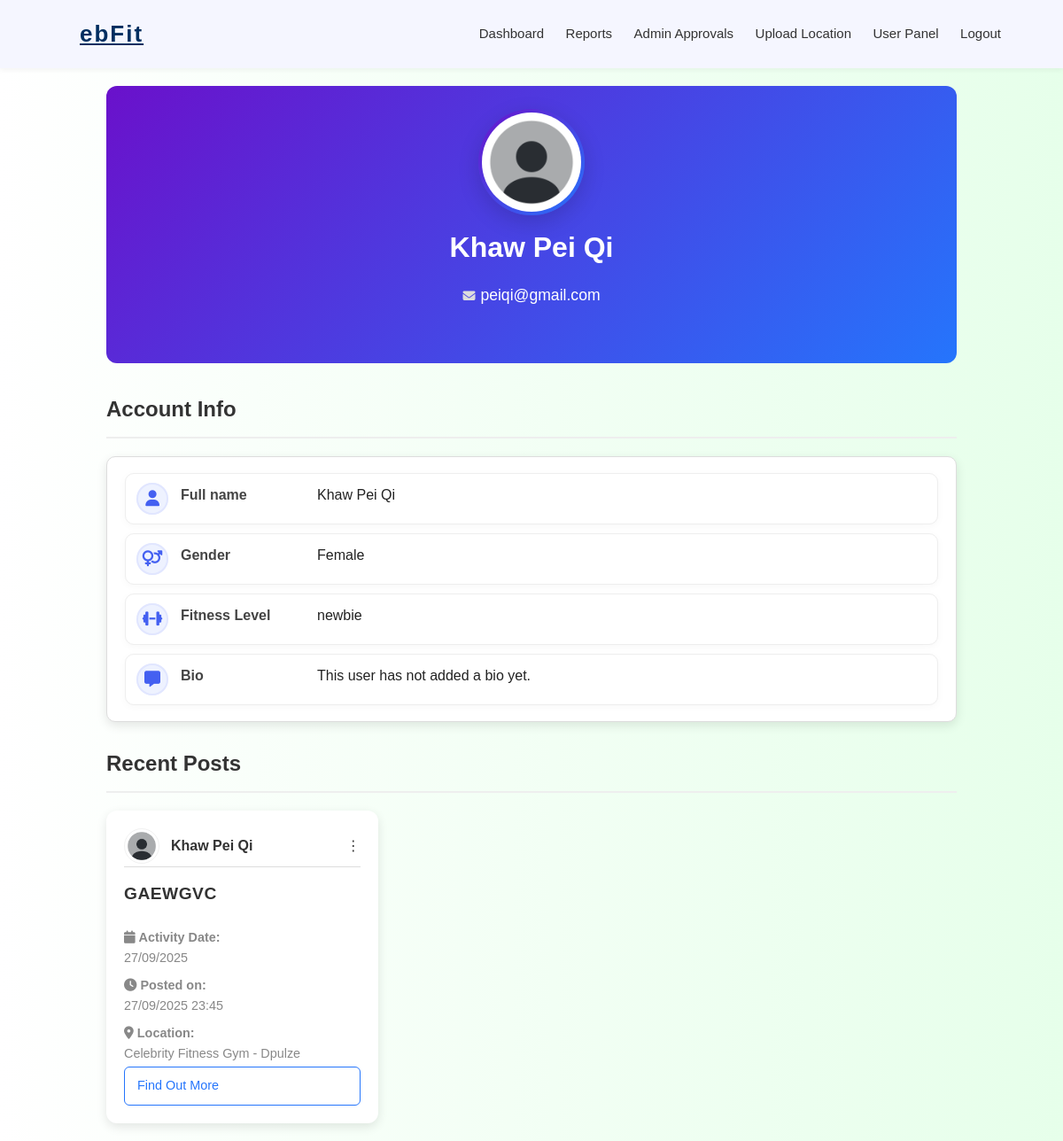
Page /profile/peiqi@gmail.com (signed in) on the committed database.
### app.py (models this page shows, shortened)
class User(db.Model, UserMixin):
    __tablename__ = "users"
    email = db.Column(db.String(255), primary_key=True)
    name = db.Column(db.String(100), nullable=False)
    gender = db.Column(db.String(10), nullable=False)
    sport_level = db.Column(db.String(50), nullable=False)
    security_question = db.Column(db.String(255), nullable=False)
    security_answer = db.Column(db.String(255), nullable=False)
    password = db.Column(db.String(255), nullable=False)
    image_file = db.Column(db.String(255), nullable=False, default="default_image.png")
    bio = db.Column(db.Text, default="This user has not added a bio yet.", nullable=False)
    role = db.Column(db.String(20), default="user")
    is_suspended = db.Column(db.Boolean, default=False) # True = account suspended (blocked from login)
    posts = db.relationship("Posts", back_populates="user", lazy=True, cascade="all, delete-orphan")

class Posts(db.Model):
    __tablename__ = "posts" # Explicitly name the table "posts"
    post_id = db.Column(db.Integer, primary_key=True) # Unique identifier for each post
    title = db.Column(db.String(200), nullable=False) # Short title of the post/activity
    content = db.Column(db.Text, nullable=False) # Full description of the activity
    location = db.Column(db.String(100), nullable=False) # Where the activity happens
    event_date = db.Column(db.Date, nullable=False) # Activity date
    start_time = db.Column(db.Time, nullable=False) # Activity start time
    end_time = db.Column(db.Time, nullable=False) # Activity end time
    date_posted = db.Column(db.DateTime, default=datetime.utcnow, nullable=False)
    post_status = db.Column(db.String(20), default="open")
    participants = db.Column(db.Integer, nullable=False) # Max or current number of participants
    image_filename = db.Column(db.String(200), nullable=True) # Optional: image uploaded for this post
    email = db.Column(db.String(255), db.ForeignKey("users.email"), nullable=False)  # Foreign key → link each post to the user who created it
    user = db.relationship("User", back_populates="posts")
    is_hidden = db.Column(db.Boolean, default=False) # If True → hide this post from public views

### app.py (the view)
@app.route("/profile/<string:email>")
@login_required
def profile_page(email): #Show a user's account information and their recent posts
    user = User.query.filter_by(email=email).first_or_404() # Target profile user
    recent_posts = (
        Posts.query.filter_by(email=user.email)
        .order_by(Posts.date_posted.desc()) # latest posts first
        .all()
    )
    for post in recent_posts:
        if post.date_posted:
            if post.date_posted.tzinfo is None:
                utc_time = pytz.utc.localize(post.date_posted)
                post.local_date_posted_value = utc_time.astimezone(MALAYSIA_TZ)
            else:
                post.local_date_posted_value = post.date_posted.astimezone(MALAYSIA_TZ)
        else:
            post.local_date_posted_value = None
    image_url = url_for(
        "static",
        filename=f"profile_pics/{user.image_file or 'default_image.png'}"
    )
    return render_template(
        "profile.html",
        user=user,
        image_url=image_url,
        recent_posts=recent_posts
    ) # Render profile template

### app.py (called while the page is built)
@app.context_processor
def notif_count():
    if current_user.is_authenticated:
        count = Notification.query.filter_by(email=current_user.email, is_read=False).count()
        return {"unread_count": count}
    return {"unread_count": 0}

@login_manager.user_loader
def load_user(user_id):
    return User.query.filter_by(email=user_id).first()

@app.context_processor
def inject_admin():
    email = session.get("admin_email")
    if email:
        current_admin = Admin.query.get(email)
        return dict(admin=current_admin)
    return dict(admin=None)

### templates/profile.html (shortened to what this page needs)
{% extends "base.html" %}
{% block content %}
<div class="profile">
    <div class="welcome profile-hero">
        <div class="avatar-wrap">
            <img class="avatar" src="{{ url_for('static', filename='profile_pics/' ~ (user.image_file or 'default.png')) }}">
        </div>
        <h1>{{ user.name }}</h1>
        <p class="email">
            <i class="fa-solid fa-envelope"></i>{{ user.email }}
        </p>
    </div>
    <h2 class="section-title">Account Info</h2>
    <div class="profile-info info-grid">
        <div class="info-row">
            <div class="info-icon"><i class="fa-solid fa-user"></i></div>
            <div class="info-label">Full name</div>
            <div class="info-value">{{ user.name }}</div>
        </div>
        <div class="info-row">
            <div class="info-icon"><i class="fa-solid fa-venus-mars"></i></div>
            <div class="info-label">Gender</div>
            <div class="info-value">{{ user.gender }}</div>
        </div>
        <div class="info-row">
            <div class="info-icon"><i class="fa-solid fa-dumbbell"></i></div>
            <div class="info-label">Fitness Level</div>
            <div class="info-value">{{ user.sport_level }}</div>
        </div>
        <div class="info-row info-row-bio">
            <div class="info-icon"><i class="fa-solid fa-message"></i></div>
            <div class="info-label">Bio</div>
            <div class="info-value">{{ user.bio or "-" }}</div>
        </div>
    </div>
    <div class="profile-posts">
        <h2 class="section-title">Recent Posts</h2>
        {% if recent_posts %}
            <div class="posts-grid">
               {% for post in recent_posts %}
                    <div class="post-card">
                        {% set author = post.user %}
                        {% set author_name = author.name if author else post.email %}
                        {% set author_image = author.image_file if author and author.image_file else 'default_image.png' %}
                        {% set author_email = author.email if author else post.email %}
                        <div class="author-wrapper">
                            <a href="{{ url_for('profile_page', email=author_email) }}" class="author-link">
                                <img src="{{ url_for('static', filename='profile_pics/' ~ author_image) }}"
                                    alt="{{ author_name }}'s profile picture"
                                    class="profile-pic">
                                <span class="author-name">{{ author_name }}</span>
                            </a>
                            {% if current_user.is_authenticated %}
                                <details class="author-menu">
                                    <summary class="menu-btn">⋮</summary>
                                </details>
                            {% endif %}
                        </div>
                        <hr class="solid-line2">
                        <div class="post-header">
                            <h3 class="post-title">
                                {{ post.title }}
                            </h3>
                        </div>
                        <p class="meta"><i class="fa-solid fa-calendar"></i>
                            <strong>Activity Date: </strong><br>
                            <span>{{ post.event_date.strftime('%d/%m/%Y') if post.event_date else '' }}</span>
                        </p>
                        <p class="meta">
                            <i class="fa-solid fa-clock"></i>
                            <strong>Posted on:</strong><br>
                            <span>{{ post.local_date_posted_value.strftime('%d/%m/%Y %H:%M') if post.local_date_posted_value else '' }}</span>
                        </p>
                        <p class="meta">
                            <i class="fa-solid fa-location-dot"></i>
                            <strong>Location:</strong><br>
                            <span>{{ post.location or 'N/A' }}</span>
                        </p>
                        <a href="{{ url_for('post_detail', post_id=post.post_id, next=request.path) }}" class="btn btn-outline">Find Out More</a>
                    </div>
                {% endfor %}
        </div>
    {% else %}
        <div class="no-posts">
            <p>📭No activity posts yet.</p>
        </div>
    {% endif %}
</div>
</div>
{% endblock %}

### static/style.css (style rules this page uses)
.welcome { background: linear-gradient(135deg, #6a11cb, #2575fc); color: white; padding: 40px; border-radius: 12px; text-align: center; margin-bottom: 30px; }
.welcome h1 { font-size: 2rem; margin-bottom: 10px; }
.welcome p { font-size: 1.1rem; margin-bottom: 20px; }
.section-title { font-size: 1.5rem; margin: 20px 0; border-bottom: 2px solid #eee; padding-bottom: 10px; }
.posts-grid { display: grid; grid-template-columns: repeat(auto-fill, minmax(280px, 1fr)); gap: 20px; }
.post-card { background: white; border-radius: 12px; padding: 20px; box-shadow: 0 4px 12px rgba(0,0,0,0.1); display: flex; flex-direction: column; justify-content: space-between; }
.post-title { font-size: 1.2rem; font-weight: bold; margin-bottom: 10px; margin-top: 10px; word-break: break-word; overflow-wrap: break-word; white-space: normal; max-width: 100%; text-transform: uppercase; letter-spacing: 0.5px; color:#02254d; }
.meta { font-size: 0.9rem; color: #666; margin: 3px 0; }
.btn { display: inline-block; padding: 8px 14px; border-radius: 6px; text-decoration: none; font-size: 0.9rem; cursor: pointer; }
.btn-outline { border: 1px solid #2575fc; color: #2575fc; transition: all 0.2s; }
.meta { color: #888; font-size: 0.9em; line-height: 23px; margin-top: 5px; }
.post-header { display: flex; justify-content: space-between; align-items: center; }
body { font-family: 'Rubik', sans-serif; }
:root { --primary-color: #4460f1; --white-color: #ffffff; --light-text-color: #9398b3; --light-bg-color: #f2f4ff; --dark-color: #333333; --background-color: #fcfcff; }
* { margin:0; padding:0; border: none; outline: none; font-family: 'Rubik', sans-serif; border: none; outline: none; font-family: 'Rubik', sans-serif; }
*,::before,::after { box-sizing:border-box; }
html { scroll-behavior: smooth; }
.profile { max-width: 1000px; margin: 0 auto; padding: 20px; }
.welcome.profile-hero { position: relative; padding-top: 84px; overflow: visible; }
.avatar-wrap { display: flex; justify-content: center; margin-top: -58px; margin-bottom: 8px; }
.avatar { display: block; width: 120px; height: 120px; border-radius: 50%; object-fit: cover; padding: 4px; box-shadow: 0 8px 24px rgba(0, 0, 0, 0.15); outline: 3px solid transparent; background-image: linear-gradient(#fff,#fff),linear-gradient(135deg, #6a11cb,#2575fc); background-origin: border-box; background-clip: content-box, border-box; }
.email i { margin-right: 6px; color: #ddd; font-size: 14px; }
.info-grid { display: grid; gap: 10px; padding: 14px 16px; }
.info-row { display: grid; grid-template-columns: 36px 140px 1fr; align-items: start; gap: 10px 14px; padding: 10px 12px; border: 1px solid #eee; border-radius: 10px; background: #fff; box-shadow: 0 2px 10px rgba(0, 0, 0, 0.03); }
.info-icon { width: 36px; height: 36px; display: flex; align-items: center; justify-content: center; border-radius: 50%; background: #eef2ff; box-shadow: inset 0 0 0 2px #e1e6ff; color: #4460f1; font-size: 18px; }
.info-label { font-weight: 600; color: #444; }
.info-value { color: #222; word-break: break-word; }
.info-row-bio { grid-template-columns: 36px 140px 1fr; }
.profile-info { background: #fff; padding: 18px 20px; border-radius: 10px; border: 1px solid #ddd; margin-bottom: 25px; box-shadow: 0 4px 12px rgba(0,0,0,0.1); }
.profile-posts h3 { margin-bottom: 15px; color: #333; }
body.adminloc, body.admin { background: linear-gradient(to right, #ffffff, #e6ffea); }
body.admin { font-family: 'Rubik', sans-serif; font-size: 16px; font-weight: 400; line-height: 1.8; color: var(--dark-color); }
.profile-pic { width: 40px; height: 40px; border-radius: 50%; object-fit: cover; margin-right: 8px; vertical-align: middle; border: 1px solid #8383831f; }
.author-link { display: inline-flex; align-items: center; gap: 3px; text-decoration: none; color: inherit; }
.author-name { font-weight: bold; }
.solid-line2 { border: none; border-top: 1px solid #ddd; margin: 3px 0; }
.author-wrapper { display: flex; align-items: center; gap: 8px; position: relative; }
.author-link { display: flex; align-items: center; gap: 5px; text-decoration: none; color: inherit; }
.author-menu { margin-left: auto; }
details > summary { list-style: none; -webkit-appearance: none; appearance: none; }

### rows in the picture
User: image_file (placeholder picture), name "Khaw Pei Qi", email "peiqi@gmail.com", gender "Female", sport_level "newbie", bio "This user has not added a bio yet."
Posts: image_file (placeholder picture), title "GAEWGVC", event_date "27/09/2025", local_date_posted_value "27/09/2025 23:45", location "Celebrity Fitness Gym - Dpulze"
